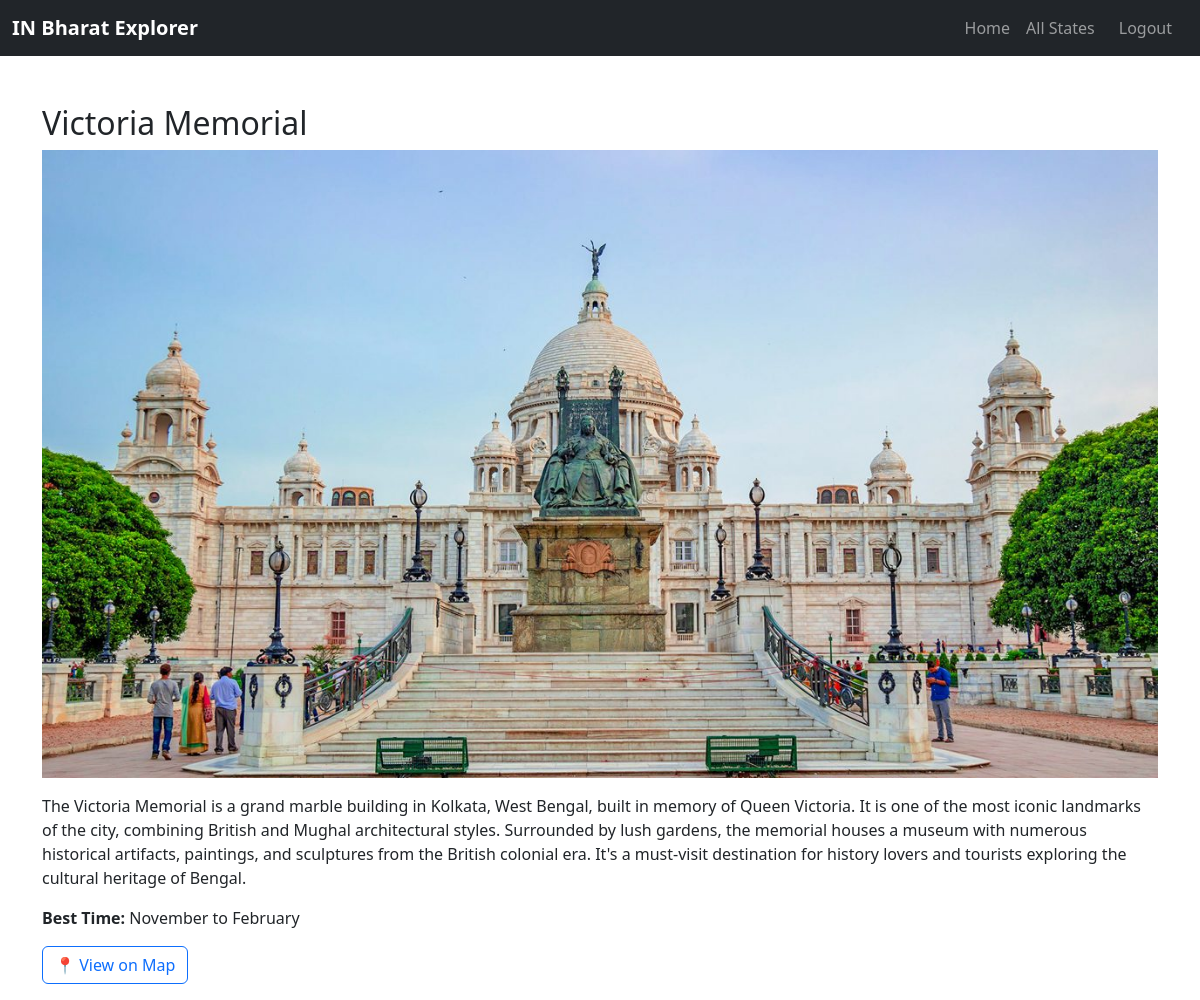
The page /place/27/ (signed in) on the database its author committed.
### places/models.py (models this page shows, shortened)
class TouristPlace(models.Model):
    state = models.ForeignKey(State, on_delete=models.CASCADE)
    name = models.CharField(max_length=200)
    description = models.TextField()
    category = models.ForeignKey(Category, on_delete=models.SET_NULL, null=True, blank=True)
    image = models.ImageField(upload_to='place_images/', blank=True, null=True)
    best_time = models.CharField(max_length=100, blank=True, null=True)
    location = models.CharField(max_length=200, blank=True, null=True)
    main_image_url = models.URLField(blank=True, null=True)
    @property
    def location_url(self):
        if self.location:
            return f"https://www.google.com/maps/search/?api=1&query={self.location.replace(' ', '+')}"
        return "#"

### places/views.py (the view)
# urls.py: path('place/<int:place_id>/', views.place_detail, name='place_detail'),
@login_required(login_url='login')
def place_detail(request, place_id):
    place = get_object_or_404(TouristPlace, pk=place_id)
    return render(request, 'places/place_detail.html', {'place': place})  # ✅ correct already

### places/templates/places/place_detail.html
{% extends 'places/base.html' %}
{% block content %}
<div class="container mt-5">
    <h2>{{ place.name }}</h2>
    {% if place.image %}
    <img src="{{ place.image.url }}" class="img-fluid" alt="{{ place.name }}">
    {% endif %}
    <p class="mt-3">{{ place.description }}</p>
    <p><strong>Best Time:</strong> {{ place.best_time }}</p>
    <p><a href="{{ place.location_url }}" class="btn btn-outline-primary" target="_blank">📍 View on Map</a></p>
</div>
{% endblock %}

### rows shown on the page
TouristPlace: name "Victoria Memorial", image (picture), description "The Victoria Memorial is a grand marble building in Kolkata, West Bengal, built in memory of Queen Victoria. It is one of the most iconic landmarks of the city, combining British and Mughal architectural styles. Surrounded by lush gardens, the memorial houses a museum with numerous historical artifacts, paintings, and sculptures from the British colonial era. It's a must-visit destination for history lovers and tourists exploring the cultural heritage of Bengal.", best_time "November to February"
